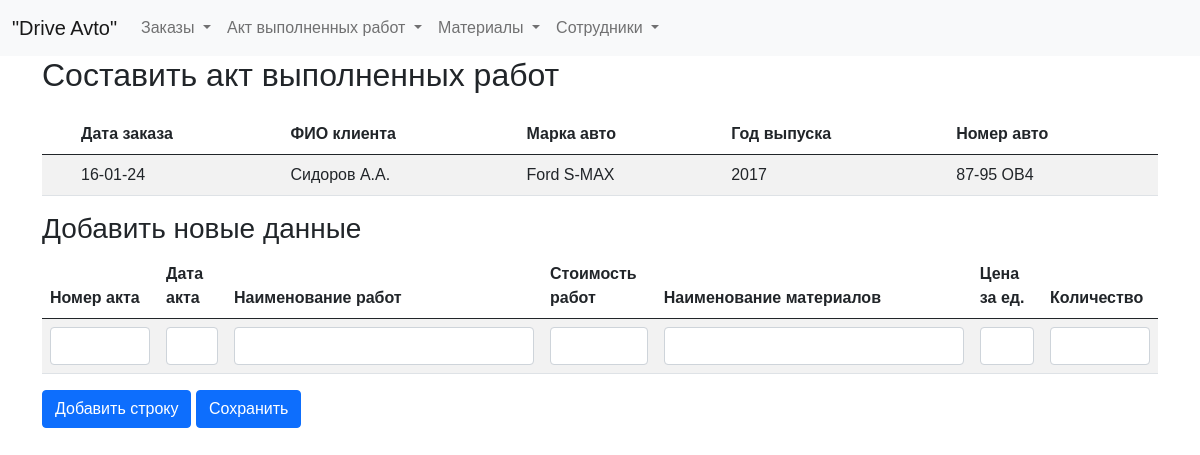
The app's page /edit_entry_act/2, older data.
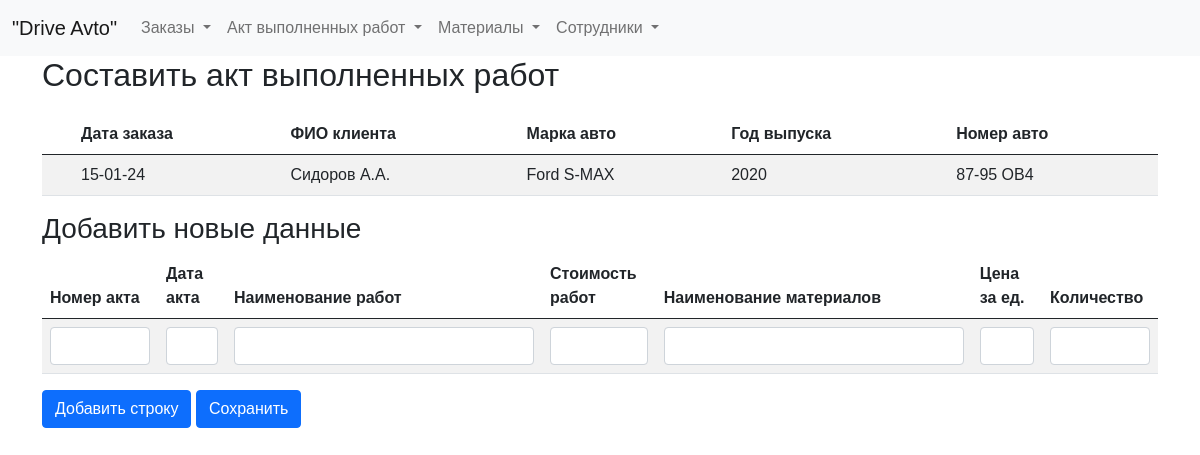
The same page, newer data.
### tables this page shows
CREATE TABLE log (
id integer PRIMARY KEY AUTOINCREMENT,
date_order text NOT NULL,
name_customer text NOT NULL,
brand_car text NOT NULL,
year_car text NOT NULL,
number_car text NOT NULL,
text_order text NOT NULL,
id_act integer
);

### fcompany.py (the view)
@app.route('/edit_entry_act/<int:entry_id>', methods=['GET'])
def edit_entry_act(entry_id):
    entry_data = dbase.get_entry(entry_id)
    return render_template('act.html', title="Составить акт выполненных работ", entry_data=entry_data)

### FDataBase.py (called while the page is built)
    def get_entry(self, entry_id):
        sql = '''SELECT * FROM log WHERE id = ?'''
        try:
            self.__cur.execute(sql, (entry_id,))
            res = self.__cur.fetchone()
            if res:
                return dict(res)
        except Exception as e:
            print("Ошибка при получении записи из БД:", str(e))
        return None

### fcompany.py (called while the page is built)
def connect_db():  # общая функция для установления соединения с БД
    conn = sqlite3.connect(app.config['DATABASE'])
    conn.row_factory = sqlite3.Row  # записи будут представлены не в виде кортежей, а в виде словаря (для исп в шаблонах)
    return conn

def get_db():
    if not hasattr(g, 'link_db'):
        g.link_db = connect_db()
    return g.link_db

@app.before_request
def before_request():
    global dbase
    db = get_db()
    dbase = FDataBase(db)

### templates/act.html (shortened to what this page needs)
{% extends 'base.html' %}
{% block content %}
<h2>Составить акт выполненных работ</h2>
<div class="table-responsive">
    <form action="/edit_entry_act/{{ entry_data.id }}" method="post" class="form-contact">
        <table id="myTable" class="table table-striped max-width: 100%">
            <thead>
                <tr>
                    <th scope="col"></th>
                    <th scope="col">Дата заказа</th>
                    <th scope="col">ФИО клиента</th>
                    <th scope="col">Марка авто</th>
                    <th scope="col">Год выпуска</th>
                    <th scope="col">Номер авто</th>
                </tr>
            </thead>
            <tbody>
                <tr>
                    <th scope="row"></th>
                    <td>{{ entry_data.date_order }}</td>
                    <td>{{ entry_data.name_customer }}</td>
                    <td>{{ entry_data.brand_car }}</td>
                    <td>{{ entry_data.year_car }}</td>
                    <td>{{ entry_data.number_car }}</td>
                </tr>
            </tbody>
        </table>
<h3>Добавить новые данные</h3>
        <table id="newDataTable" class="table table-striped">
        <thead>
            <tr>
                <th scope="col">Номер акта</th>
                <th scope="col">Дата акта</th>
                <th scope="col">Наименование работ</th>
                <th scope="col">Стоимость работ</th>
                <th scope="col">Наименование материалов</th>
                <th scope="col">Цена за ед.</th>
                <th scope="col">Количество</th>
            </tr>
        </thead>
        <tbody>
            <tr>
                <td><input type="number" name="id_act[]" class="form-control" style="width: 100px;" ></td>
                <td><input type="text" name="date_act[]" class="form-control"></td>
                <td><input type="text" name="name_work[]" class="form-control" style="width: 300px;" ></td>
                <td><input type="number" name="price_work[]" class="form-control"></td>
                <td><input type="text" name="name[]" class="form-control" style="width: 300px;" ></td>
                <td><input type="number" name="price_unit[]" class="form-control"></td>
                <td><input type="number" name="quantity[]" class="form-control" style="width: 100px;"></td>
            </tr>
        </tbody>
    </table>
    <button type="button" class="btn btn-primary" onclick="addRow()">Добавить строку</button>
    <button type="submit" class="btn btn-primary">Сохранить</button>
</form>
</div>
{% endblock %}

Row changes from the older to the newer data that the page shows:
changed log "Сидоров А.А.": date_order "16-01-24" → "15-01-24"; year_car "2017" → "2020"
